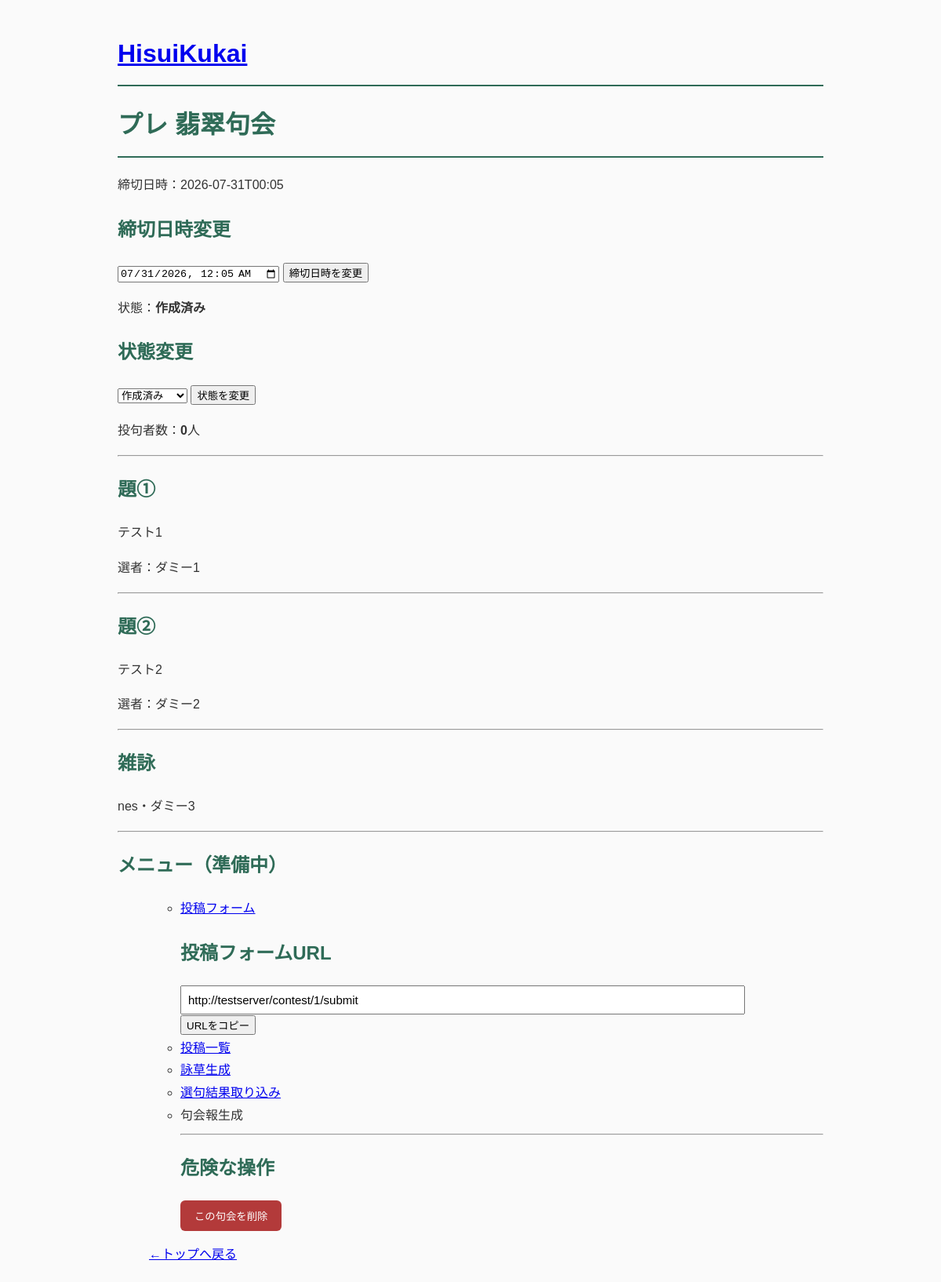
Before: /contest/1 with the older database file.
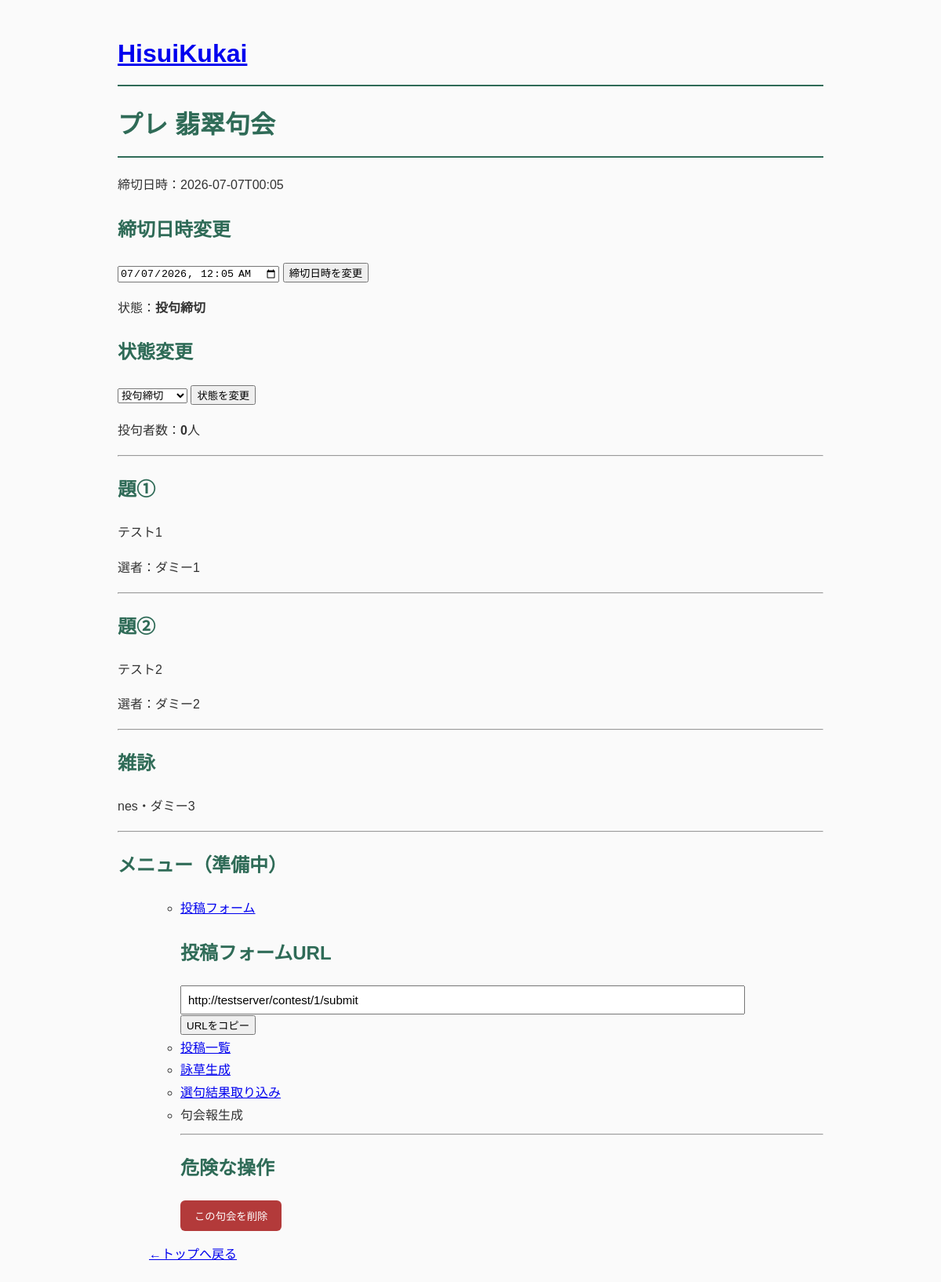
After: the same page with the newer database file.
### tables this page shows
CREATE TABLE contests (
    id INTEGER PRIMARY KEY AUTOINCREMENT,

    contest_no TEXT NOT NULL,

    theme1 TEXT NOT NULL,
    judge1 TEXT NOT NULL,

    theme2 TEXT NOT NULL,
    judge2 TEXT NOT NULL,

    free_judge TEXT NOT NULL,

    status TEXT NOT NULL DEFAULT 'created',
    deadline_at TEXT,

    created_at TIMESTAMP DEFAULT CURRENT_TIMESTAMP
);

### app.py (the view)
@app.route("/contest/<int:contest_id>")
def contest(contest_id):
    contest = get_contest(contest_id)
    close_contest_if_deadline_passed(contest)
    contest = get_contest(contest_id)
    status_label = get_status_label(contest["status"])
    participant_count = count_participants(contest_id)
    return render_template(
        "contest.html",
        contest=contest,
        status_label=status_label,
        participant_count=participant_count,
    )

### database.py (called while the page is built)
def get_connection():
    conn = sqlite3.connect(DATABASE)
    conn.row_factory = sqlite3.Row
    return conn

### services/contest_service.py (called while the page is built, shortened)
def get_contest(contest_id):
    conn = get_connection()
    contest = conn.execute(
        """
        SELECT *
        FROM contests
        WHERE id = ?
        """,
        (contest_id,),
    ).fetchone()
    conn.close()
    return contest

def get_status_label(status):
    labels = {
        "created": "作成済み",
        "accepting": "投句受付中",
        "closed": "投句締切",
        "selection": "選句受付中",
        "finished": "終了",
    }
    return labels.get(status, status)

def close_contest_if_deadline_passed(contest):
    if contest["status"] != "accepting":
        return

### services/submission_service.py (called while the page is built)
def count_participants(contest_id):
    conn = get_connection()
    count = conn.execute(
        """
        SELECT COUNT(*) AS count
        FROM participants
        WHERE contest_id = ?
        """,
        (contest_id,),
    ).fetchone()
    conn.close()
    return count["count"]

### templates/contest.html (shortened to what this page needs)
{% extends "base.html" %}
{% block content %}
<html>
<head>
</head>
<body>
<h1>{{ contest["contest_no"] }} 翡翠句会</h1>
<p>
締切日時：{{ contest["deadline_at"] or "未設定" }}
</p>
<h2>締切日時変更</h2>
<form method="post" action="/contest/{{ contest['id'] }}/deadline">
    <input
        type="datetime-local"
        name="deadline_at"
        value="{{ contest['deadline_at'] }}"
    >
    <button type="submit">
        締切日時を変更
    </button>
</form>
<p>
状態：<strong>{{ status_label }}</strong>
</p>
<h2>状態変更</h2>
<form method="post" action="/contest/{{ contest['id'] }}/status">
<select name="status">
    <option value="created" {% if contest["status"] == "created" %}selected{% endif %}>
        作成済み
    </option>
    <option value="closed" {% if contest["status"] == "closed" %}selected{% endif %}>
        投句締切
    </option>
</select>
    <button type="submit">
        状態を変更
    </button>
</form>
<p>
投句者数：<strong>{{ participant_count }}</strong>人
</p>
<hr>
<h2>題①</h2>
<p>{{ contest["theme1"] }}</p>
<p>選者：{{ contest["judge1"] }}</p>
<hr>
<h2>題②</h2>
<p>{{ contest["theme2"] }}</p>
<p>選者：{{ contest["judge2"] }}</p>
<hr>
<h2>雑詠</h2>
<p>nes・{{ contest["free_judge"] }}</p>
<hr>
<h2>メニュー（準備中）</h2>
<ul>
<ul>
<li>
<a href="/contest/{{ contest['id'] }}/submit">
投稿フォーム
</a>
</li>
<h2>投稿フォームURL</h2>
<input
    type="text"
    id="submit-url"
    value="{{ request.url_root }}contest/{{ contest['id'] }}/submit"
    readonly
>
<button type="button" onclick="copyText('submit-url')">
    URLをコピー
</button>
<li>
<a href="/contest/{{ contest['id'] }}/submissions">
投稿一覧
</a>
</li>
<li>
<a href="/contest/{{ contest['id'] }}/eiso">
詠草生成
</a>
</li>
<li>
<a href="/contest/{{ contest['id'] }}/selection">
選句結果取り込み
</a>
</li>
<li>句会報生成</li>
<hr>
<h2>危険な操作</h2>
<form method="post"
      action="/contest/{{ contest['id'] }}/delete"
      onsubmit="return confirm('この句会を削除します。投稿・選句データも削除されます。本当によろしいですか？');">
    <button type="submit" class="danger-button">
        この句会を削除
    </button>
</form>
</ul>
<p>
<a href="/">←トップへ戻る</a>
</p>
</body>
</html>
{% endblock %}

### templates/base.html (shortened to what this page needs)
<!DOCTYPE html>
<html lang="ja">
<header>
<h1>
<a href="/">
HisuiKukai
</a>
</h1>
</header>
<head>
    <link rel="stylesheet"
          href="{{ url_for('static', filename='style.css') }}">
</head>
<body>
{% block content %}
{% endblock %}
</body>
</html>

### static/style.css (style rules this page uses)
body { max-width: 900px; margin: 40px auto; padding: 0 30px; font-family: "Noto Sans JP", sans-serif; line-height: 1.8; color: #333; background: #fafafa; }
h1 { color: #2f6b57; border-bottom: 2px solid #2f6b57; padding-bottom: 10px; }
h2 { color: #2f6b57; }
input[type="text"] { width:100%; font-size:16px; padding:8px; }
.danger-button { background: #b33a3a; color: white; border: none; padding: 10px 18px; border-radius: 6px; cursor: pointer; }
#submit-url { width: 100%; max-width: 700px; padding: 8px; font-size: 15px; }

Changed rows visible on the page:
changed contests "プレ": deadline_at "2026-07-31T00:05" → "2026-07-07T00:05"; deadline_at "07/31/2026 00:05" → "07/07/2026 00:05"; status "作成済み" → "投句締切"
Other visible differences:
{{ status_label }}: "作成済み" → "投句締切"
